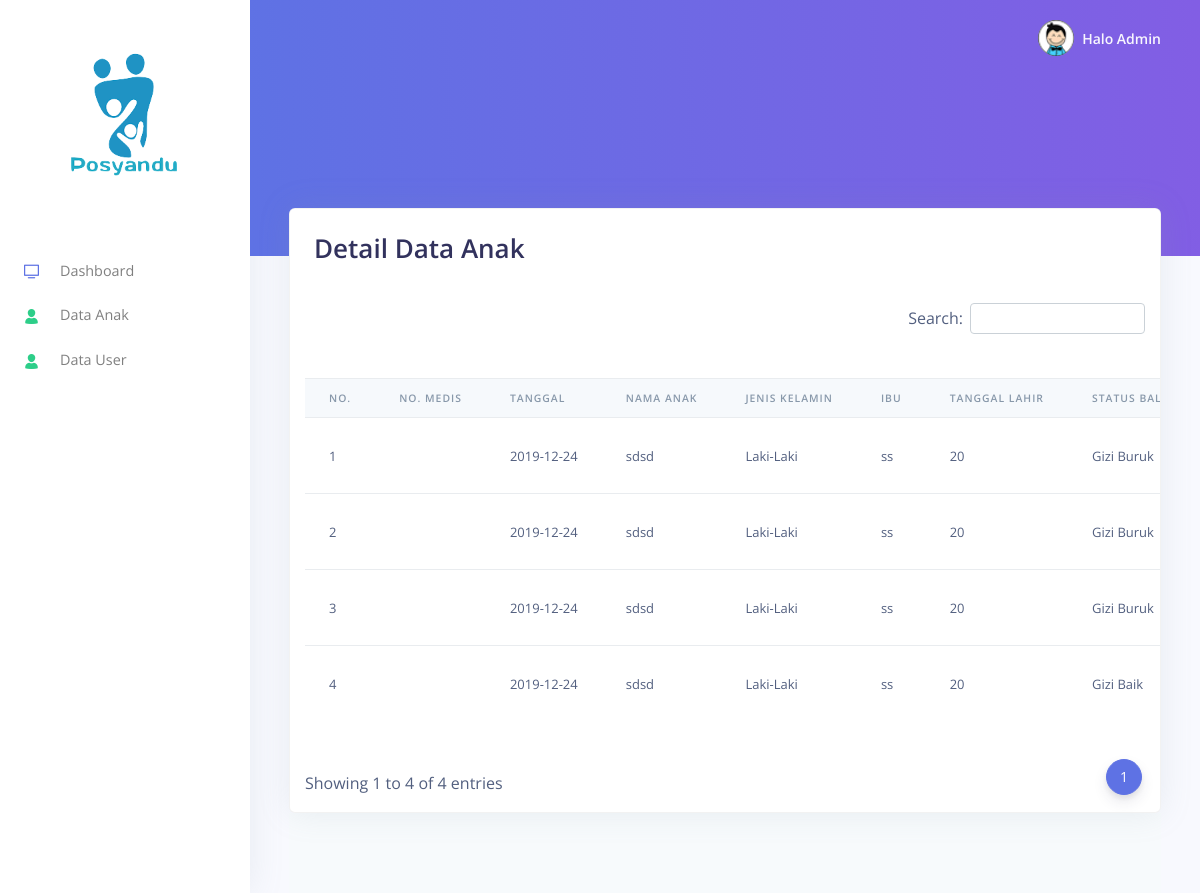
Page /pages/anak_detail.php?tanggal=2019-12-24 (signed in) on the committed database.
### tables this page shows
CREATE TABLE `anak` (
  `id_anak` int(11) NOT NULL,
  `no_medis` varchar(50) DEFAULT NULL,
  `nama_anak` text NOT NULL,
  `jk` varchar(255) NOT NULL,
  `nama_ibu` text NOT NULL,
  `umur` int(11) NOT NULL,
  `berat` double NOT NULL,
  `tinggi` double NOT NULL,
  `keterangan` text NOT NULL,
  `tanggal` date NOT NULL
);

### pages/anak_detail.php (the view, shortened to what this page needs)
?><html>
<head>
  <link href="../assets/vendor/nucleo/css/nucleo.css" rel="stylesheet">
  <link href="../assets/vendor/@fortawesome/fontawesome-free/css/all.min.css" rel="stylesheet">
  <link type="text/css" href="../assets/css/argon.css?v=1.0.0" rel="stylesheet">
  <link rel="stylesheet" type="text/css" href="../assets/DataTables/datatables.min.css"/>
</head>
<body>
<?php   include '../config.php';
  include '../assets/pages/navbar_left_wakil.php';
?>
  <div class="main-content">
    <?php include '../assets/pages/navbar_top.php'; ?>
    <div class="header bg-gradient-primary pb-8 pt-5 pt-md-8">
    </div>
    <div class="container-fluid mt--7">
      <div class="row mt-5">
        <div class="col-xl-12 mb-5 mb-xl-0">
          <div class="card shadow">
            <div class="card-header border-0">
              <div class="row align-items-center">
                <div class="col">
                  <h1 class="mb-0">Detail Data Anak</h1>
                </div>
                <div class="col text-right">
                </div>
              </div>
            </div>
            <div class="table-responsive">
              <table id="data" class="table align-items-center table-flush">
                <thead class="thead-light">
                  <tr>
                    <th scope="col">No.</th>
                    <th scope="col">No. Medis</th>
                    <th scope="col">Tanggal</th>
                    <th scope="col">Nama Anak</th>
                    <th scope="col">Jenis Kelamin</th>
                    <th scope="col">Ibu</th>
                    <th scope="col">Tanggal Lahir</th>
                    <th scope="col">Status Balita</th>
                  </tr>
                </thead>
                  <tbody>
                      <?php
                      if(isset($_GET["tanggal"]))
                      {
                        $tanggal = $_GET["tanggal"];
                      }
                       $query = mysqli_query($connect, "SELECT * FROM anak WHERE tanggal = '".$tanggal."' ORDER BY id_anak DESC");
                       $no=1;
                       while ($data=mysqli_fetch_array($query)) {
                      ?>
                        <tr>
                          <td><?php echo $no++; ?></td>
                          <td><?php echo $data['no_medis']; ?></td>
                          <td><?php echo $data['tanggal']; ?></td>
                          <td><?php echo $data['nama_anak']; ?></td>
                          <td><?php echo $data['jk']; ?></td>
                          <td><?php echo $data['nama_ibu']; ?></td>
                          <td><?php echo $data['umur']; ?></td>
                          <td><?php echo $data['keterangan']; ?></td>
                        </tr>
    </div>
                        <?php
                          }
                        ?>
            </div>
          </div>
      <footer class="footer">
      </footer>
</body>
</html>

### rows in the picture
anak: tanggal "2019-12-24", nama_anak "sdsd", jk "Laki-Laki", nama_ibu "ss", umur "20", keterangan "Gizi Buruk"
anak: tanggal "2019-12-24", nama_anak "sdsd", jk "Laki-Laki", nama_ibu "ss", umur "20", keterangan "Gizi Buruk"
anak: tanggal "2019-12-24", nama_anak "sdsd", jk "Laki-Laki", nama_ibu "ss", umur "20", keterangan "Gizi Buruk"
anak: tanggal "2019-12-24", nama_anak "sdsd", jk "Laki-Laki", nama_ibu "ss", umur "20", keterangan "Gizi Baik"
